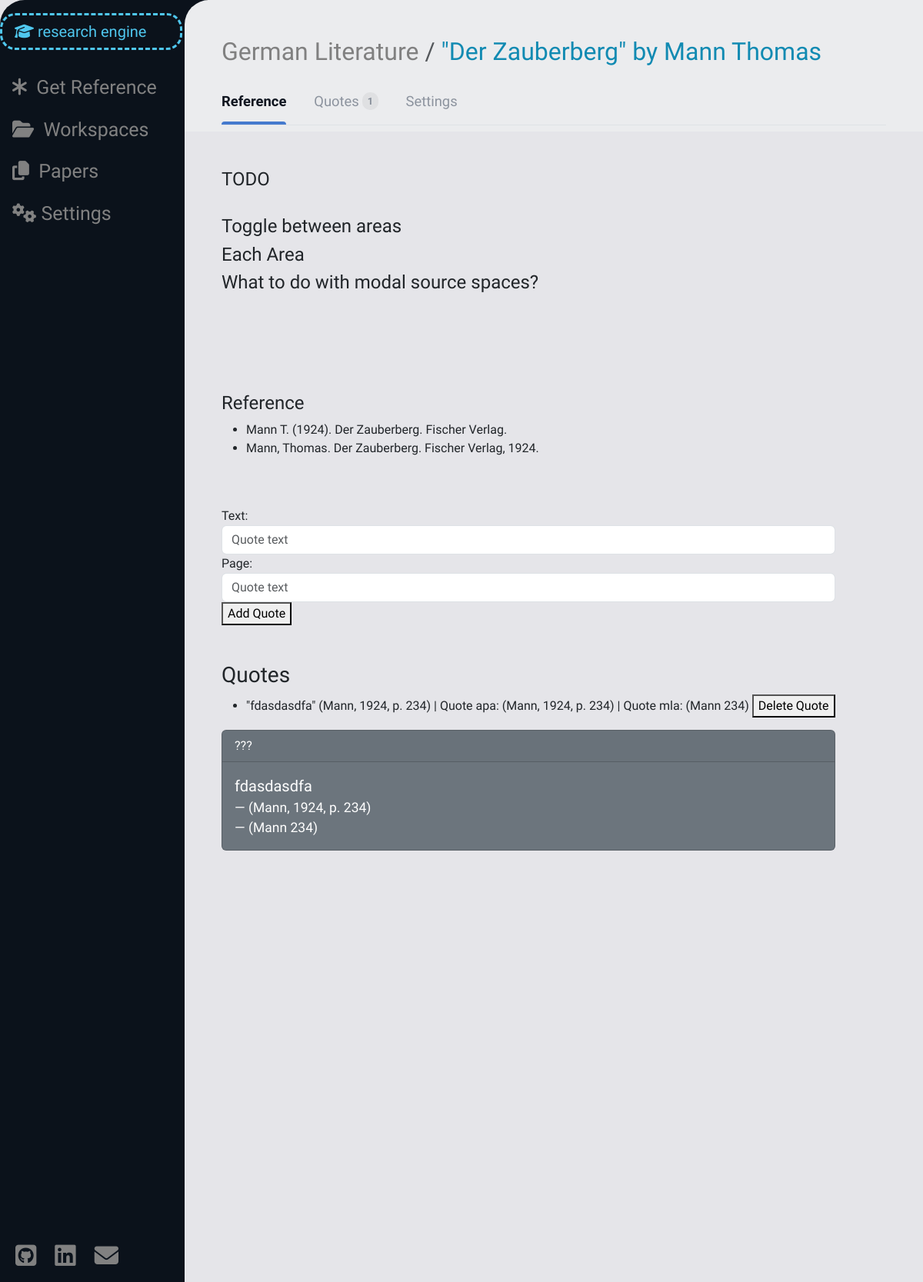
The page /source_space/39 (signed in) on the database its author committed.
### bookshelf/models.py (models this page shows, shortened)
class Source(models.Model):
    real_type = models.ForeignKey(ContentType, editable=False, on_delete=models.CASCADE)
    work_space = models.ForeignKey(WorkSpace, on_delete=models.CASCADE, related_name="sources")
    user = models.ForeignKey(User, on_delete=models.CASCADE, related_name="sources")
    title = models.CharField(max_length=100)
    author = models.CharField(max_length=70, blank=True)
    year = models.CharField(max_length=4, blank=True)
    link = models.URLField(max_length=40, blank=True)
    has_file = models.BooleanField(default=False)
    def __str__(self):
        return self.title
    def cast(self):
        return self.real_type.get_object_for_this_type(pk=self.pk)
    def get_file(self) -> SourceFile | None:
        try:
            return SourceFile.objects.get(source=self)
        except ObjectDoesNotExist:
            return None
    def get_type(self) -> str:
        source_type = self.cast()
        match source_type:
            case Book():
                return "book"
            case Article():
                return"article"
            case Chapter():
                return "chapter"
            case Webpage():
                return "webpage"

class Reference(models.Model):
    source = models.OneToOneField(Source, on_delete=models.CASCADE, related_name="reference")
    endnote_apa = models.CharField(max_length=50)
    endnote_mla = models.CharField(max_length=50)

class Quote(models.Model):
    source = models.ForeignKey(Source, on_delete=models.CASCADE, related_name="quotes")
    page = models.IntegerField()
    text = models.TextField()
    apa = models.CharField(max_length=20)
    mla = models.CharField(max_length=20)
    def apa_formatted(self):
        return f'"{self.text}" {self.apa}'
    def __str__(self):
        return self.apa_formatted()

### work_space/models.py (models this page shows, shortened)
class WorkSpace(models.Model):
    owner = models.ForeignKey(User, on_delete=models.CASCADE, related_name="work_spaces")
    members = models.ManyToManyField(User, related_name="guest_work_spaces")
    title = models.CharField(max_length=50)
    archived = models.BooleanField(default=False)
    def __str__(self):
        return self.title

### bookshelf/views.py (the view)
# urls.py: path("source_space/<int:source_id>", views.source_space, name="source_space"),
@login_required(redirect_field_name=None)
def source_space(request, source_id):
    source = check_source(source_id, request.user)
    reference = get_source_reference(source)
    quotes = source.quotes.all()
    if source.has_file:
        source_file_id = source.get_file().pk
    else:
        source_file_id = None
    source_data = {
            "source": source,
            "source_type": source.get_type(),
            "reference": reference,
            "source_file_id": source_file_id,
            "quotes": quotes,
            "number_of_quotes": len(quotes),
            "alter_source_form": get_and_set_alter_form(source),
            "upload_file_form": UploadSourceFileForm(),
            "link_form": AddLinkForm().set_initials(source),
            "new_quote_form": NewQuoteForm(),
            "work_spaces": get_user_work_spaces(request.user),
            "papers": get_user_papers(request.user)
    }
    return render(request, "source_space.html", source_data)

### bookshelf/forms.py
class AlterBookForm(BookForm):
    author = forms.CharField(widget=forms.TextInput(attrs={
        "type": "text",
        "id": "author-field",
        "class": CLASS_,
        "autocomplete": "off",
        "placeholder": "Book author"})
    )
    number_of_authors = forms.IntegerField(widget=forms.HiddenInput, required=False)
    def set_initials(self, book: Book):
        for field in self.fields:
            if field not in ("source_type", "number_of_authors",):
                self.fields[field].initial = book.__getattribute__(field)
        return self

### file_handling/forms.py
class UploadSourceFileForm(forms.Form):
    file = forms.FileField(widget=forms.FileInput(attrs={
        "accept": ACCEPTED_UPLOAD_FORMATS,
        "id": "file-field",
        "class": CLASS_,
        "placeholder": "File"})
    )

### bookshelf/forms.py (called while the page is built)
def get_and_set_alter_form(source: Source):
    source_type = source.cast()
    match source_type:
        case Book():
            return AlterBookForm().set_initials(source.book)
        case Article():
            return AlterArticleForm().set_initials(source.article)
        case Chapter():
            return AlterChapterForm().set_initials(source.chapter)
        case Webpage():
            return AlterWebpageForm().set_initials(source.webpage)
        case _:
            return None

    def set_initials(self, source: Source):
        if source.link:
            self.fields["link"].initial = source.link
        return self

### bookshelf/source_citation.py (called while the page is built)
def get_source_reference(source: Source) -> Reference | Http404:
    try:
        return Reference.objects.get(source=source)
    except ObjectDoesNotExist:
        raise Http404

### paper_work/models.py (called while the page is built)
    def __str__(self):
        return self.title

### user_management/helpers.py (called while the page is built)
def get_user_work_spaces(user: User, archived=False) -> list:
    return list(user.work_spaces.filter(archived=archived)) + list(user.guest_work_spaces.filter(archived=archived))

def get_user_papers(user: User, archived=False):
    return user.papers.filter(archived=archived)

### utils/verification.py (called while the page is built)
def check_work_space(space_id: int, user: User) -> WorkSpace | Http404 | PermissionDenied:
    try:
        space = WorkSpace.objects.get(pk=space_id)
    except ObjectDoesNotExist:
        raise Http404
    else:
        if space.owner != user and user not in space.members.all():
            raise PermissionDenied
    return space

### templates/source_space.html (shortened to what this page needs)
{% extends "layout.html" %}
{% load static %}
{% block header %}
    <nav aria-label="breadcrumb">
        <ol class="breadcrumb">
            <li class="breadcrumb-item"><a href="{% url 'work_space:space_view' source.work_space.pk %}" class="color-grey">{{ source.work_space }}</a></li>
            <li class="breadcrumb-item active light-blue" aria-current="page">
                <h2 class="one-liner light-blue">"{{ source }}" by {{ source.author }}&nbsp;</h2>
            </li>
        </ol>
    </nav>
{% endblock %}
{% block nav_links %}
    <nav class="nav-tabs" id="nav-tabs">
        <a onclick="show_paper_area('reference-area');return false" href="#" type="button" class="active">
            Reference
        </a>
        <a onclick="show_paper_area('quotes-area');return false" href="#" type="button">
            Quotes&nbsp;<span>{{ number_of_quotes }}</span>
        </a>
        <a onclick="show_paper_area('settings-area');return false" href="#" type="button" id="settings-area-button">
            Settings
        </a>
    </nav>
{% endblock %}
{% block body %}
    <div id="source-space-div">
        <h4>TODO</h4>
        <br>
        <h4>Toggle between areas</h4>
        <h4>Each Area</h4>
        <h4>What to do with modal source spaces?</h4>
        <br><br><br><br>
        <div class="source-space" id="source-space-{{ source.pk }}">
            <br>
            <h4>Reference</h4>
            <ul>
                <li>{{ reference.endnote_apa }}</li>
                <li>{{ reference.endnote_mla }}</li>
            </ul>
            <br><br>
            <form action="{% url 'bookshelf:add_quote' source.pk %}" id="new_quote_form" method="post">
                {{ new_quote_form }}
                <button type="submit">Add Quote</button>
            </form><br><br>
            <h3>Quotes</h3>
            <ul>
                {% for quote in quotes %}
                <div id="quote_{{ quote.pk }}">
                    <li>
                        {{ quote }} | Quote apa: {{ quote.apa }} | Quote mla: {{ quote.mla }}
                        <button class="delete_quote_buttons" id="{{ quote.pk }}">Delete Quote</button>
                    </li>
                </div>
                {% endfor %}
            </ul>
            {% for quote in quotes %}
                <div class="card text-bg-secondary">
                    <div class="card-header">
                        ???
                    </div>
                    <div class="card-body">
                        <blockquote class="blockquote mb-0">
                            <p>{{ quote.text }}</p>
                            <footer style="color: white;" class="blockquote-footer">{{ quote.apa }}</footer>
                            <footer style="color: white;" class="blockquote-footer">{{ quote.mla }}</footer>
                        </blockquote>
                    </div>
                </div>
            {% endfor %}
        </div>
    </div>
{% endblock %}

### static/css/styles.css (style rules this page uses)
html, body { background-color: #e5e5e9; overscroll-behavior-y: none; margin: 0; height: 100%; }
.nav-tabs a, .nav-link { margin-right: 2rem; display: inline-block; padding: 1rem 0 1rem 0; font-size: 1.15rem; color: #8c939e; position: relative; }
.nav-tabs a.active { color: #101620; font-weight: 600; }
.nav-tabs a.active::after { content: ""; position: absolute; bottom: 0; left: 0; width: 100%; height: 4px; background: #457ace; border-top-right-radius: 10px; border-top-left-radius: 10px; }
.nav-tabs a span { border-radius: 10px; font-size: 0.8rem; padding: 0.25rem 0.4rem; font-weight: 600; vertical-align: middle; position: relative; top: -2px; background: #dfe0e2; color: #868d99; }
.one-liner { display: inline; }
a:link { text-decoration: none; }
.light-blue, #header-text, #form-header { color: #118ab2; }
.color-grey { color: grey; }

### rows shown on the page
Source: work_space "German Literature", title "Der Zauberberg", author "Mann Thomas"
Reference: endnote_apa "Mann T. (1924). Der Zauberberg. Fischer Verlag.", endnote_mla "Mann, Thomas. Der Zauberberg. Fischer Verlag, 1924."
Quote: text+apa "\"fdasdasdfa\" (Mann, 1924, p. 234)", apa "(Mann, 1924, p. 234)", mla "(Mann 234)", text "fdasdasdfa"

### other values the page prints
{{ number_of_quotes }} "1"
